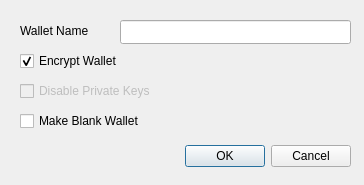
<?xml version="1.0" encoding="UTF-8"?>
<ui version="4.0">
 <class>CreateWalletDialog</class>
 <widget class="QDialog" name="CreateWalletDialog">
  <property name="geometry">
   <rect>
    <x>0</x>
    <y>0</y>
    <width>364</width>
    <height>185</height>
   </rect>
  </property>
  <property name="windowTitle">
   <string>Create Wallet</string>
  </property>
  <widget class="QDialogButtonBox" name="buttonBox">
   <property name="geometry">
    <rect>
     <x>10</x>
     <y>140</y>
     <width>341</width>
     <height>32</height>
    </rect>
   </property>
   <property name="orientation">
    <enum>Qt::Horizontal</enum>
   </property>
   <property name="standardButtons">
    <set>QDialogButtonBox::Cancel|QDialogButtonBox::Ok</set>
   </property>
  </widget>
  <widget class="QLineEdit" name="wallet_name_line_edit">
   <property name="geometry">
    <rect>
     <x>120</x>
     <y>20</y>
     <width>231</width>
     <height>24</height>
    </rect>
   </property>
  </widget>
  <widget class="QLabel" name="label">
   <property name="geometry">
    <rect>
     <x>20</x>
     <y>20</y>
     <width>101</width>
     <height>21</height>
    </rect>
   </property>
   <property name="text">
    <string>Wallet Name</string>
   </property>
  </widget>
  <widget class="QCheckBox" name="encrypt_wallet_checkbox">
   <property name="geometry">
    <rect>
     <x>20</x>
     <y>50</y>
     <width>171</width>
     <height>22</height>
    </rect>
   </property>
   <property name="toolTip">
    <string>Encrypt the wallet. The wallet will be encrypted with a passphrase of your choice.</string>
   </property>
   <property name="text">
    <string>Encrypt Wallet</string>
   </property>
   <property name="checked">
    <bool>true</bool>
   </property>
  </widget>
  <widget class="QCheckBox" name="disable_privkeys_checkbox">
   <property name="enabled">
    <bool>false</bool>
   </property>
   <property name="geometry">
    <rect>
     <x>20</x>
     <y>80</y>
     <width>171</width>
     <height>22</height>
    </rect>
   </property>
   <property name="toolTip">
    <string>Disable private keys for this wallet. Wallets with private keys disabled will have no private keys and cannot have an HD seed or imported private keys. This is ideal for watch-only wallets.</string>
   </property>
   <property name="text">
    <string>Disable Private Keys</string>
   </property>
  </widget>
  <widget class="QCheckBox" name="blank_wallet_checkbox">
   <property name="geometry">
    <rect>
     <x>20</x>
     <y>110</y>
     <width>171</width>
     <height>22</height>
    </rect>
   </property>
   <property name="toolTip">
    <string>Make a blank wallet. Blank wallets do not initially have private keys or scripts. Private keys and addresses can be imported, or an HD seed can be set, at a later time.</string>
   </property>
   <property name="text">
    <string>Make Blank Wallet</string>
   </property>
  </widget>
 </widget>
 <tabstops>
  <tabstop>wallet_name_line_edit</tabstop>
  <tabstop>encrypt_wallet_checkbox</tabstop>
  <tabstop>disable_privkeys_checkbox</tabstop>
  <tabstop>blank_wallet_checkbox</tabstop>
 </tabstops>
 <resources/>
 <connections>
  <connection>
   <sender>buttonBox</sender>
   <signal>accepted()</signal>
   <receiver>CreateWalletDialog</receiver>
   <slot>accept()</slot>
   <hints>
    <hint type="sourcelabel">
     <x>248</x>
     <y>254</y>
    </hint>
    <hint type="destinationlabel">
     <x>157</x>
     <y>274</y>
    </hint>
   </hints>
  </connection>
  <connection>
   <sender>buttonBox</sender>
   <signal>rejected()</signal>
   <receiver>CreateWalletDialog</receiver>
   <slot>reject()</slot>
   <hints>
    <hint type="sourcelabel">
     <x>316</x>
     <y>260</y>
    </hint>
    <hint type="destinationlabel">
     <x>286</x>
     <y>274</y>
    </hint>
   </hints>
  </connection>
 </connections>
</ui>
